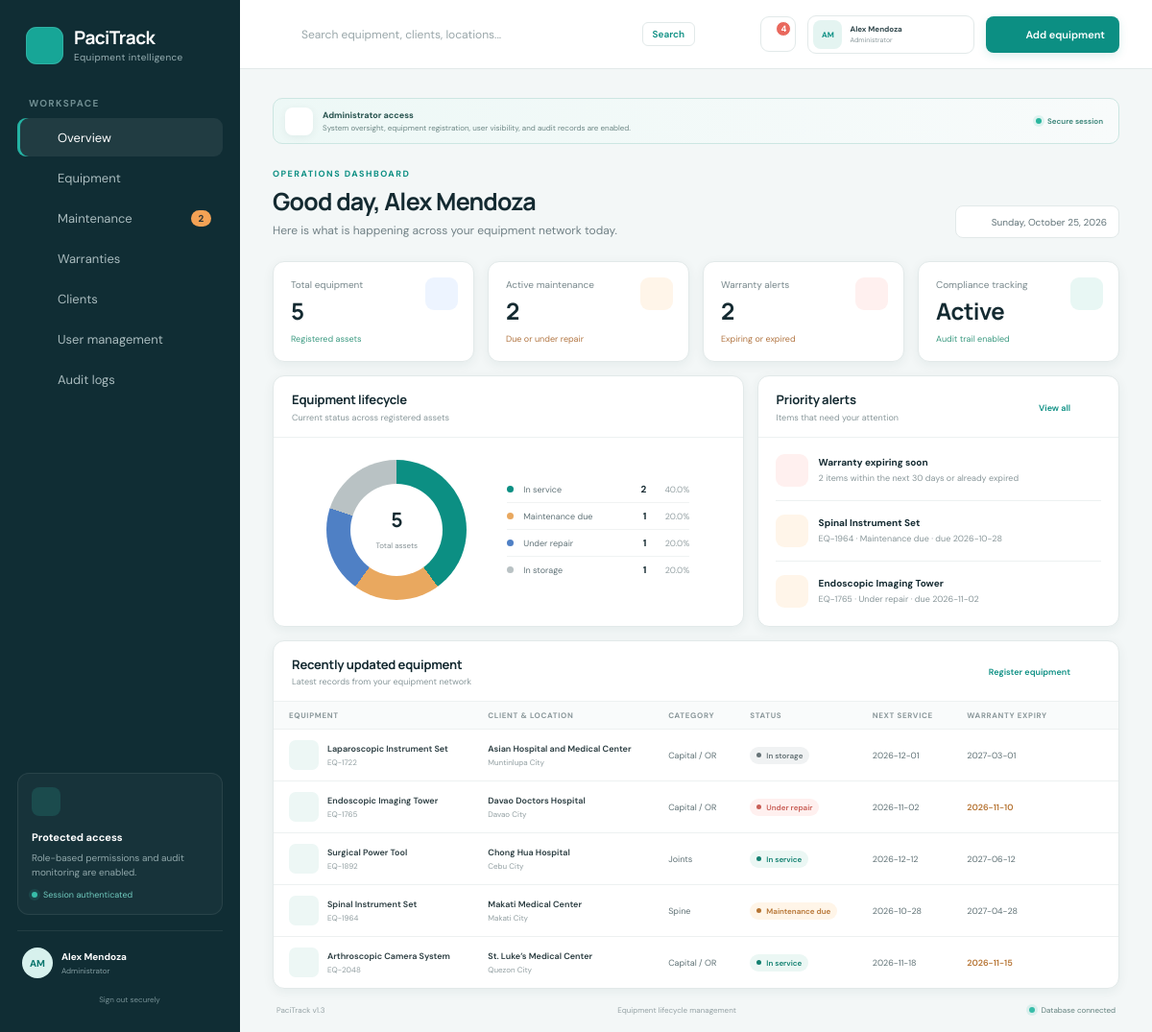
/index.php (signed in), run on an earlier commit of the app's database.
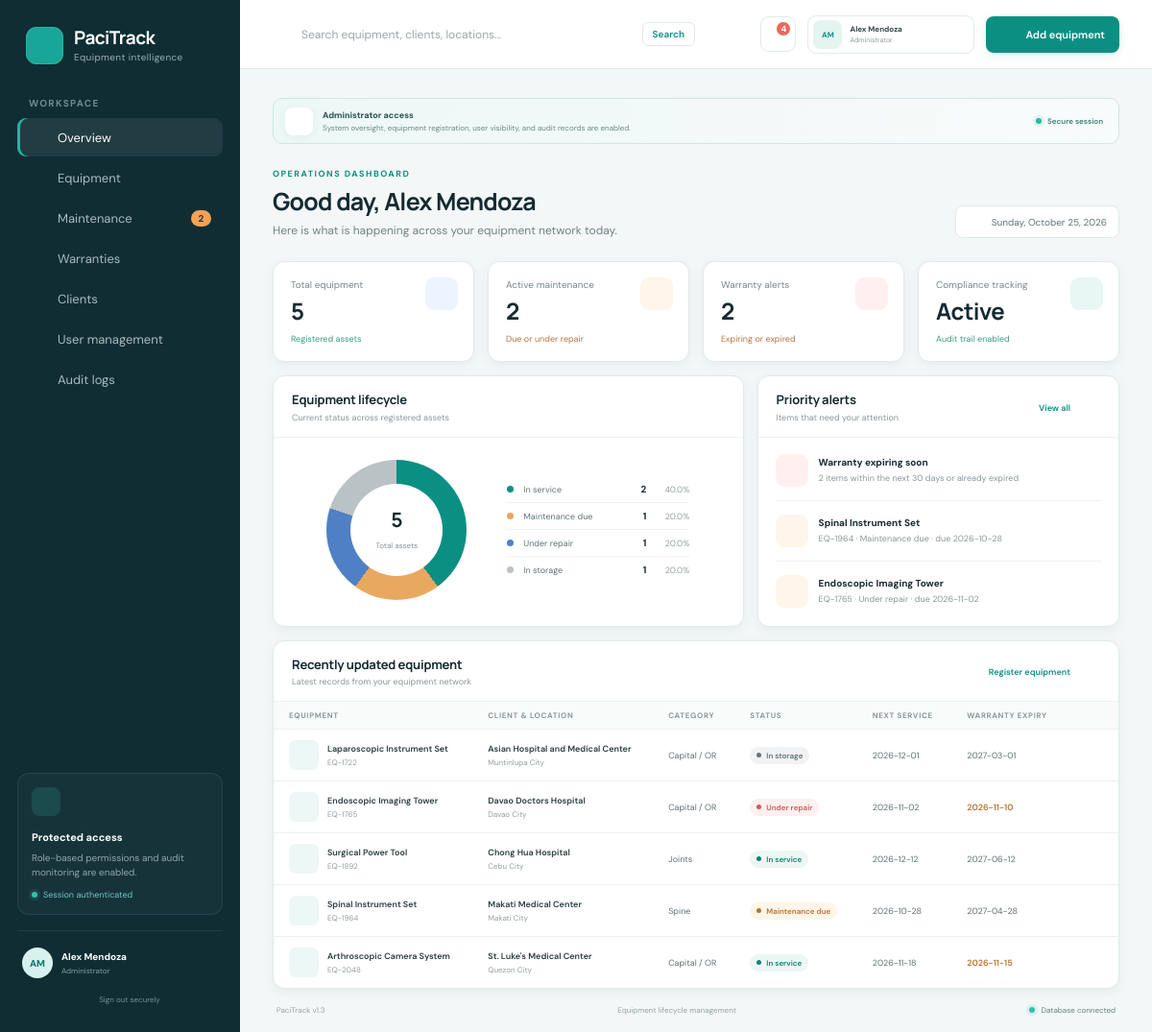
And on a later commit of the database.
### tables this page shows
CREATE TABLE IF NOT EXISTS equipment (
  id INT UNSIGNED AUTO_INCREMENT PRIMARY KEY,
  equipment_id VARCHAR(40) NOT NULL UNIQUE,
  name VARCHAR(180) NOT NULL,
  client VARCHAR(180) NOT NULL,
  location VARCHAR(140) NOT NULL,
  status ENUM('In service','Maintenance due','Under repair','In storage','Retired') NOT NULL DEFAULT 'In service',
  due_date DATE NOT NULL,
  warranty_expiry DATE NULL,
  equipment_type VARCHAR(100) NOT NULL DEFAULT 'General',
  created_at TIMESTAMP NOT NULL DEFAULT CURRENT_TIMESTAMP,
  updated_at TIMESTAMP NOT NULL DEFAULT CURRENT_TIMESTAMP ON UPDATE CURRENT_TIMESTAMP
);

### queries.php (called while the page is built, shortened)
<?php
function get_all_equipment(PDO $pdo, string $q = ''): array {
    $sql    = 'SELECT * FROM equipment';
    $params = [];
    $sql .= ' ORDER BY updated_at DESC, id DESC';
    $stmt = $pdo->prepare($sql);
    $stmt->execute($params);
    return $stmt->fetchAll();
}
function get_maintenance_items(PDO $pdo, int $limit = 4): array {
    $stmt = $pdo->prepare(
        "SELECT equipment_id, name, client, due_date, status
         FROM equipment
         WHERE status IN ('Maintenance due','Under repair')
         ORDER BY due_date ASC
         LIMIT ?"
    );
    $stmt->bindValue(1, $limit, PDO::PARAM_INT);
    $stmt->execute();
    return $stmt->fetchAll();
}

### auth.php (called while the page is built, shortened)
<?php
function is_logged_in(): bool {
    return !empty($_SESSION['user_id']);
}
function current_user(): ?array {
    return [
        'id'    => (int)$_SESSION['user_id'],
        'name'  => (string)($_SESSION['name']  ?? 'User'),
        'email' => (string)($_SESSION['email'] ?? ''),
        'role'  => (string)($_SESSION['role']  ?? 'Operations User'),
    ];
}
function is_admin(): bool {
    return (current_user()['role'] ?? '') === 'Administrator';
}

### partials/equipment_table.php (the view, shortened to what the rows shown need)
<?php
$showEditColumn  = $showEditColumn  ?? is_admin();
$emptyMessage    = $emptyMessage    ?? 'No records in this view.';
$colspan         = $showEditColumn ? 7 : 6;
?>
<section class="panel table-panel">
    <div class="panel-head">
        <div>
            <h2><?= h($tableTitle) ?></h2>
        </div>
    </div>
    <div class="table-scroll">
        <table>
            <thead>
                <tr>
                    <th>Equipment</th>
                    <th>Client &amp; location</th>
                    <th>Category</th>
                    <th>Status</th>
                    <th>Next service</th>
                    <th>Warranty expiry</th>
                    <?php if ($showEditColumn): ?><th></th><?php endif; ?>
                </tr>
            </thead>
            <tbody>
            <?php if ($tableRows): foreach ($tableRows as $item):
                $statusCls   = status_class($item['status']);
                $warrantyCls = warranty_class($item['warranty_expiry']);
            ?>
                <tr>
                    <td>
                        <div class="equipment-cell">
                            <span><?= icon('box') ?></span>
                            <div><strong><?= h($item['name']) ?></strong><small><?= h($item['equipment_id']) ?></small></div>
                        </div>
                    </td>
                    <td><strong><?= h($item['client']) ?></strong><small><?= h($item['location']) ?></small></td>
                    <td><?= h($item['equipment_type']) ?></td>
                    <td><span class="status <?= h($statusCls) ?>"><i></i><?= h($item['status']) ?></span></td>
                    <td><?= h($item['due_date']) ?></td>
                    <td class="<?= h($warrantyCls) ?>"><?= h($item['warranty_expiry'] ?: '—') ?></td>
                    <?php if ($showEditColumn): ?>
                        <td class="row-action-cell">
                            <button class="row-button"
                                data-id="<?= h($item['id']) ?>"
                                data-equipment-id="<?= h($item['equipment_id']) ?>"
                                data-name="<?= h($item['name']) ?>"
                                data-client="<?= h($item['client']) ?>"
                                data-location="<?= h($item['location']) ?>"
                                data-status="<?= h($item['status']) ?>"
                                data-due-date="<?= h($item['due_date']) ?>"
                                data-warranty-expiry="<?= h($item['warranty_expiry'] ?: '') ?>"
                                data-equipment-type="<?= h($item['equipment_type']) ?>"
                                onclick="openEdit(this)"
                                aria-label="Edit <?= h($item['equipment_id']) ?>"
                                title="Edit equipment"><?= icon('edit', 14) ?></button>
                        </td>
                    <?php endif; ?>
                </tr>
            <?php endforeach; else: ?>
                <tr><td colspan="<?= $colspan ?>" class="empty-cell"><?= h($emptyMessage) ?></td></tr>
            <?php endif; ?>
            </tbody>
        </table>
    </div>
</section>

### pages/overview.php (shortened to what the rows shown need)
<?php
$maintenanceItems = get_maintenance_items($pdo, 4);
$isSearching      = $q !== '';
$recentEquipment  = $isSearching ? $equipment : array_slice($equipment, 0, 5);
?>
<section class="dashboard-grid">
    <article class="panel lifecycle-panel">
        <div class="panel-head">
            <div><h2>Equipment lifecycle</h2><p>Current status across registered assets</p></div>
        </div>
    </article>
    <article class="panel alerts-panel">
        <div class="panel-head">
            <div><h2>Priority alerts</h2><p>Items that need your attention</p></div>
        </div>
        <div class="alert-list">
            <?php if ($maintenanceItems): foreach ($maintenanceItems as $mr): ?>
                <div class="alert-row">
                    <div class="alert-symbol amber"><?= icon('tool') ?></div>
                    <div>
                        <strong><?= h($mr['name']) ?></strong>
                        <p><?= h($mr['equipment_id']) ?> · <?= h($mr['status']) ?> · due <?= h($mr['due_date']) ?></p>
                    </div>
                </div>
            <?php endforeach; endif; ?>
        </div>
    </article>
</section>
<?php
$tableRows       = $recentEquipment;
$tableTitle      = 'Recently updated equipment';
require __DIR__ . '/../partials/equipment_table.php';

### functions.php (shortened to what the rows shown need)
<?php
function h(mixed $value): string {
    return htmlspecialchars((string)$value, ENT_QUOTES, 'UTF-8');
}
function icon(string $name, int $size = 18): string {
    $paths = [
        'grid'         => '<rect x="3" y="3" width="7" height="7" rx="2"/><rect x="14" y="3" width="7" height="7" rx="2"/><rect x="3" y="14" width="7" height="7" rx="2"/><rect x="14" y="14" width="7" height="7" rx="2"/>',
        'box'          => '<path d="m21 8-9 5-9-5"/><path d="M3.3 7 12 2l8.7 5v10L12 22l-8.7-5Z"/><path d="M12 13v9"/>',
        'tool'         => '<path d="M14.7 6.3a4 4 0 0 0-5-5L12 3.6 8.4 7.2 6.1 4.9a4 4 0 0 0 5 5l-6.8 6.8a2.1 2.1 0 0 0 3 3l6.8-6.8a4 4 0 0 0 5-5l-2.3 2.3-3.6-3.6Z"/>',
        'shield'       => '<path d="M12 22s8-4 8-10V5l-8-3-8 3v7c0 6 8 10 8 10"/><path d="m9 12 2 2 4-4"/>',
        'building'     => '<path d="M3 21h18M6 21V5l6-3 6 3v16"/><path d="M9 9h1m4 0h1M9 13h1m4 0h1M9 17h1m4 0h1"/>',
        'users'        => '<path d="M16 21v-2a4 4 0 0 0-4-4H6a4 4 0 0 0-4 4v2"/><circle cx="9" cy="7" r="4"/><path d="M22 21v-2a4 4 0 0 0-3-3.9M16 3.1a4 4 0 0 1 0 7.8"/>',
        'history'      => '<path d="M3 12a9 9 0 1 0 3-6.7L3 8"/><path d="M3 3v5h5M12 7v5l3 2"/>',
        'search'       => '<circle cx="11" cy="11" r="7"/><path d="m20 20-4-4"/>',
        'bell'         => '<path d="M18 8a6 6 0 0 0-12 0c0 7-3 7-3 9h18c0-2-3-2-3-9"/><path d="M10 21h4"/>',
        'plus'         => '<path d="M12 5v14M5 12h14"/>',
        'arrow'        => '<path d="m9 18 6-6-6-6"/>',
        'check'        => '<path d="m5 12 4 4L19 6"/>',
        'alert'        => '<path d="M10.3 2.9 1.8 17a2 2 0 0 0 1.7 3h17a2 2 0 0 0 1.7-3L13.7 2.9a2 2 0 0 0-3.4 0Z"/><path d="M12 9v4m0 4h.01"/>',
        'clock'        => '<circle cx="12" cy="12" r="9"/><path d="M12 7v5l3 2"/>',
        'lock'         => '<rect x="4" y="10" width="16" height="11" rx="2"/><path d="M8 10V7a4 4 0 0 1 8 0v3"/>',
        'menu'         => '<path d="M4 7h16M4 12h16M4 17h16"/>',
        'close'        => '<path d="m6 6 12 12M18 6 6 18"/>',
        'edit'         => '<path d="M12 20h9"/><path d="M16.5 3.5a2.1 2.1 0 0 1 3 3L7 19l-4 1 1-4Z"/>',
        'chevron-down' => '<path d="m6 9 6 6 6-6"/>',
    ];
    $body = $paths[$name] ?? $paths['box'];
    return '<svg width="' . $size . '" height="' . $size . '" viewBox="0 0 24 24" fill="none" '
        . 'stroke="currentColor" stroke-width="1.8" stroke-linecap="round" stroke-linejoin="round" '
        . 'aria-hidden="true">' . $body . '</svg>';
}
function status_class(string $status): string {
    return strtolower(str_replace(' ', '-', $status));
}
function warranty_class(?string $expiry): string {
    $today = date('Y-m-d');
    if ($expiry <= date('Y-m-d', strtotime('+30 days'))) return 'warranty-soon';
    return '';
}

What changed in the data, as far as the page shows it:
changed equipment "Arthroscopic Camera System": client "St. Luke’s Medical Center" → "St. Luke's Medical Center"
